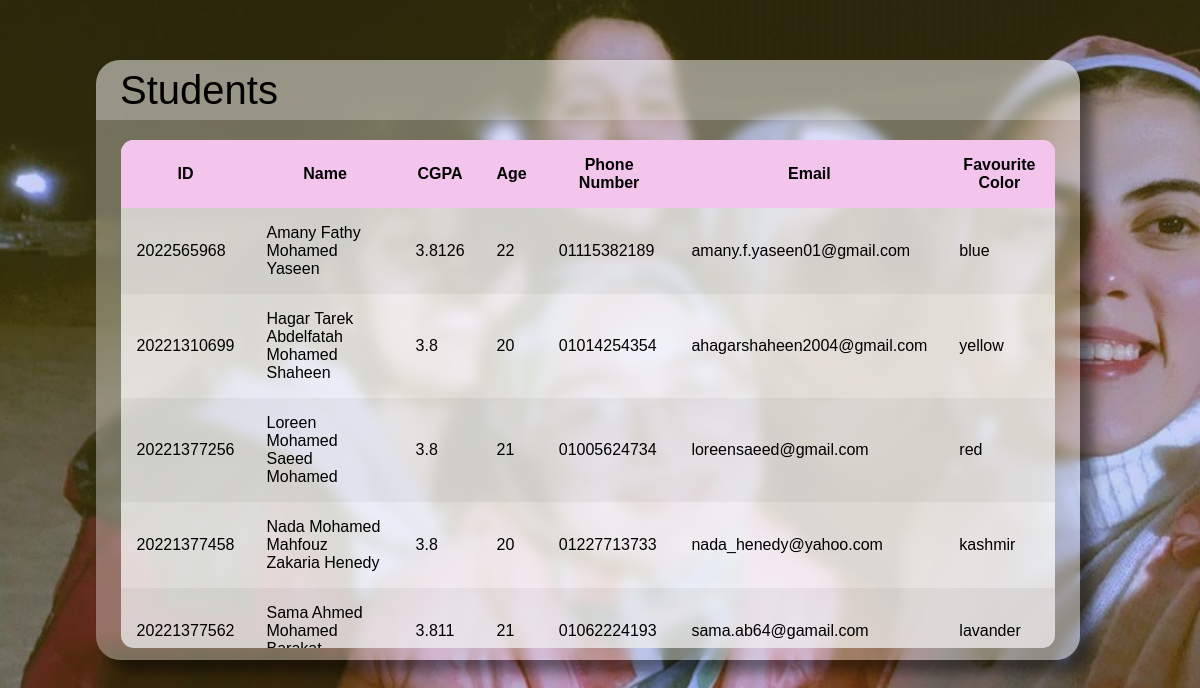
The page / on the database its author committed.
### tables this page shows
CREATE TABLE `Student` (
  `id` bigint NOT NULL,
  `name` varchar(50) NOT NULL,
  `CGPA` float NOT NULL,
  `age` int NOT NULL,
  `phone_number` varchar(11) NOT NULL,
  `email` text NOT NULL,
  `favorite_color` varchar(20) NOT NULL
);

### index.php (the view, shortened to what this page needs)
<!DOCTYPE html>
<html>
    <head>
        <link rel="stylesheet" href="style.css">
    </head>
    <body>
        <main class="table">
            <section class="table_header">
                Students
            </section>
            <section class="table_body">
            <?php
                $connect = mysqli_connect(
                    'mysql',
                    'php-db',
                    'nada',
                    'php-db'
                );
                $table_name = "Student";
                $query = "SELECT * FROM $table_name";
                $response = mysqli_query($connect , $query);
                if ($response->num_rows > 0) {
                    echo "<table>
                    <tr>
                    <th> ID </th>
                    <th> Name </th>
                    <th> CGPA </th>
                    <th> Age </th>
                    <th> Phone Number </th>
                    <th> Email </th>
                    <th> Favourite Color </th>
                    </tr>";
                    while($i = $response->fetch_assoc()) {
                        echo "<tr>
                        <td>" . $i["id"]. "</td>
                        <td>" . $i["name"]. "</td>
                        <td>" . $i["CGPA"]. "</td>
                        <td>" . $i["age"]. "</td>
                        <td>" . $i["phone_number"]. "</td>
                        <td>" . $i["email"]. "</td>
                        <td>" . $i["favorite_color"]. "</td>
                        </tr>";
                    }
                    echo "</table>";
                }
                else {
                    echo "0 results";
                }
            ?>
            </section>
        </main>
    </body>
</html>

### style.css (style rules this page uses)
* { margin: 0; padding: 0; box-sizing: border-box; font-family: sans-serif; }
body { min-height: 100vh; background: url(all2.jpeg) center / cover ; display: flex; padding-top: 60px; margin-left: 8%; }
main.table { width: 82vw; height: 75vh; background-color: #fff5; backdrop-filter: blur(6px); box-shadow: .8rem .8rem .8rem #0007; border-radius: 1.5rem; overflow: hidden; }
.table_header { width: 100%; height: 10%; background-color: #fff4; padding: .5rem 1.5rem; font-size: 40px; }
.table_body { width: 95%; max-height: calc(89% - 1.6rem); background-color: #fffb; margin: .8rem auto; margin-top: 20px; border-radius: .8rem; overflow: auto; }
table { width: 100%; }
table, th, td { padding: 1rem; border-collapse: collapse; }
th { position: sticky; top: 0; left: 0; background-color: #f3c5ed; }
tr:nth-child(even) { background-color: #0000000b; }

### rows shown on the page
student: id "2022565968", name "Amany Fathy Mohamed Yaseen", CGPA "3.8126", age "22", phone_number "01115382189", email "amany.f.yaseen01@gmail.com", favorite_color "blue"
student: id "20221310699", name "Hagar Tarek Abdelfatah Mohamed Shaheen", CGPA "3.8", age "20", phone_number "01014254354", email "ahagarshaheen2004@gmail.com", favorite_color "yellow"
student: id "20221377256", name "Loreen Mohamed Saeed Mohamed", CGPA "3.8", age "21", phone_number "01005624734", email "loreensaeed@gmail.com", favorite_color "red"
student: id "20221377458", name "Nada Mohamed Mahfouz Zakaria Henedy", CGPA "3.8", age "20", phone_number "01227713733", email "nada_henedy@yahoo.com", favorite_color "kashmir"
student: id "20221377562", name "Sama Ahmed Mohamed…", CGPA "3.811", age "21", phone_number "01062224193", email "sama.ab64@gamail.com", favorite_color "lavander"
